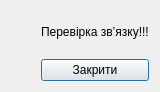
<?xml version="1.0" encoding="UTF-8"?>
<ui version="4.0">
 <class>Dialog</class>
 <widget class="QDialog" name="Dialog">
  <property name="geometry">
   <rect>
    <x>0</x>
    <y>0</y>
    <width>160</width>
    <height>92</height>
   </rect>
  </property>
  <property name="windowTitle">
   <string>Dialog</string>
  </property>
  <layout class="QGridLayout" name="gridLayout">
   <item row="0" column="0">
    <widget class="QLabel" name="label">
     <property name="pixmap">
      <pixmap resource="hello.qrc">:/alarm_32x32.png</pixmap>
     </property>
     <property name="scaledContents">
      <bool>false</bool>
     </property>
    </widget>
   </item>
   <item row="0" column="1">
    <widget class="QLabel" name="label_2">
     <property name="text">
      <string>Перевірка зв’язку!!!</string>
     </property>
    </widget>
   </item>
   <item row="1" column="0">
    <spacer name="horizontalSpacer">
     <property name="orientation">
      <enum>Qt::Horizontal</enum>
     </property>
     <property name="sizeHint" stdset="0">
      <size>
       <width>29</width>
       <height>20</height>
      </size>
     </property>
    </spacer>
   </item>
   <item row="1" column="1">
    <widget class="QPushButton" name="pushButton">
     <property name="text">
      <string>Закрити</string>
     </property>
    </widget>
   </item>
  </layout>
 </widget>
 <resources>
  <include location="hello.qrc"/>
 </resources>
 <connections>
  <connection>
   <sender>pushButton</sender>
   <signal>clicked()</signal>
   <receiver>Dialog</receiver>
   <slot>accept()</slot>
   <hints>
    <hint type="sourcelabel">
     <x>97</x>
     <y>76</y>
    </hint>
    <hint type="destinationlabel">
     <x>79</x>
     <y>45</y>
    </hint>
   </hints>
  </connection>
 </connections>
</ui>
